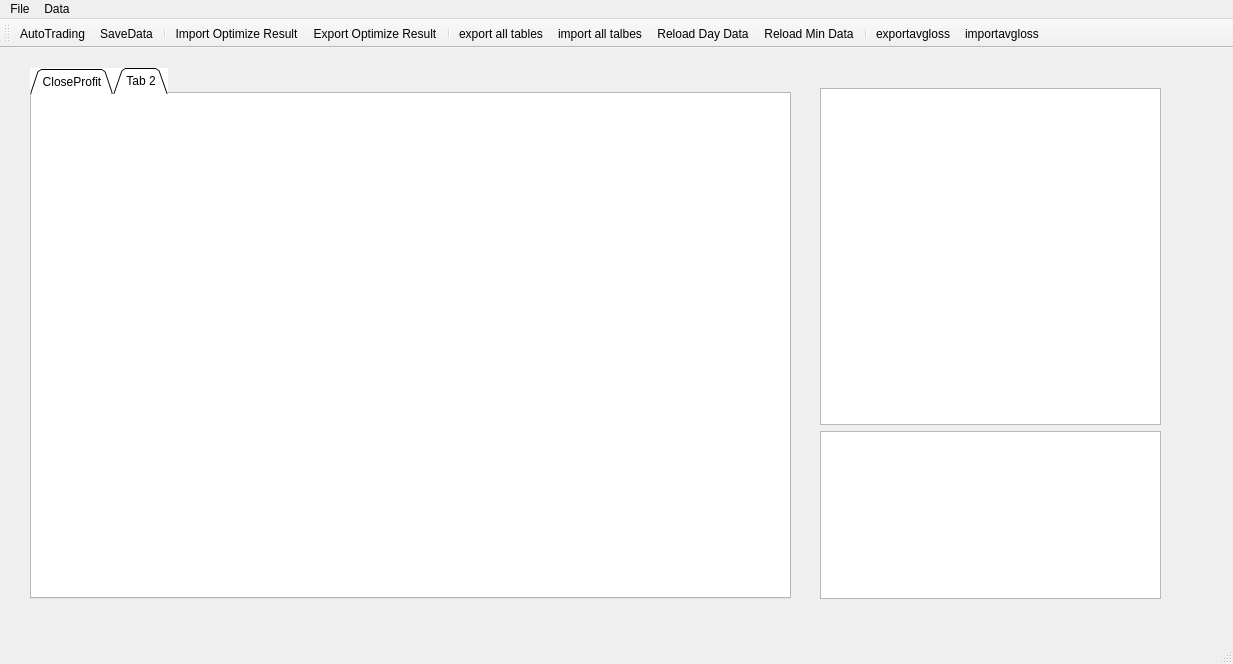
<?xml version="1.0" encoding="UTF-8"?>
<ui version="4.0">
 <class>MainWindow</class>
 <widget class="QMainWindow" name="MainWindow">
  <property name="geometry">
   <rect>
    <x>0</x>
    <y>0</y>
    <width>1233</width>
    <height>664</height>
   </rect>
  </property>
  <property name="windowTitle">
   <string>Crypto Trading Systeam</string>
  </property>
  <property name="styleSheet">
   <string notr="true"/>
  </property>
  <property name="tabShape">
   <enum>QTabWidget::Triangular</enum>
  </property>
  <widget class="QWidget" name="centralwidget">
   <widget class="QTabWidget" name="tabWidget">
    <property name="geometry">
     <rect>
      <x>30</x>
      <y>20</y>
      <width>761</width>
      <height>531</height>
     </rect>
    </property>
    <property name="focusPolicy">
     <enum>Qt::NoFocus</enum>
    </property>
    <property name="styleSheet">
     <string notr="true">background-color: rgb(255, 255, 255);</string>
    </property>
    <property name="tabShape">
     <enum>QTabWidget::Triangular</enum>
    </property>
    <property name="currentIndex">
     <number>1</number>
    </property>
    <widget class="QWidget" name="CloseProfit_tab">
     <attribute name="title">
      <string>CloseProfit</string>
     </attribute>
    </widget>
    <widget class="QWidget" name="tab">
     <attribute name="title">
      <string>Tab 2</string>
     </attribute>
    </widget>
   </widget>
   <widget class="QWidget" name="layoutWidget">
    <property name="geometry">
     <rect>
      <x>820</x>
      <y>40</y>
      <width>341</width>
      <height>511</height>
     </rect>
    </property>
    <layout class="QVBoxLayout" name="verticalLayout" stretch="2,1">
     <item>
      <widget class="QTableWidget" name="tableWidget"/>
     </item>
     <item>
      <widget class="QTextEdit" name="trade_info"/>
     </item>
    </layout>
   </widget>
  </widget>
  <widget class="QMenuBar" name="menubar">
   <property name="geometry">
    <rect>
     <x>0</x>
     <y>0</y>
     <width>1233</width>
     <height>22</height>
    </rect>
   </property>
   <widget class="QMenu" name="menuFile">
    <property name="title">
     <string>File</string>
    </property>
    <addaction name="actionimport"/>
    <addaction name="actionexport"/>
    <addaction name="separator"/>
    <addaction name="actionAutoTrading"/>
    <addaction name="actionSaveData"/>
    <addaction name="separator"/>
    <addaction name="actionReload_Day_Data"/>
    <addaction name="actionReload_Min_Data"/>
    <addaction name="actionExport_all_tables"/>
    <addaction name="actionImport_all_talbes"/>
   </widget>
   <widget class="QMenu" name="menuData">
    <property name="title">
     <string>Data</string>
    </property>
    <addaction name="actionImportavgloss"/>
    <addaction name="actionExportavgloss"/>
   </widget>
   <addaction name="menuFile"/>
   <addaction name="menuData"/>
  </widget>
  <widget class="QStatusBar" name="statusbar"/>
  <widget class="QToolBar" name="toolBar">
   <property name="windowTitle">
    <string>toolBar</string>
   </property>
   <property name="iconSize">
    <size>
     <width>32</width>
     <height>32</height>
    </size>
   </property>
   <attribute name="toolBarArea">
    <enum>TopToolBarArea</enum>
   </attribute>
   <attribute name="toolBarBreak">
    <bool>false</bool>
   </attribute>
   <addaction name="actionAutoTrading"/>
   <addaction name="actionSaveData"/>
   <addaction name="separator"/>
   <addaction name="actionimport"/>
   <addaction name="actionexport"/>
   <addaction name="separator"/>
   <addaction name="actionExport_all_tables"/>
   <addaction name="actionImport_all_talbes"/>
   <addaction name="actionReload_Day_Data"/>
   <addaction name="actionReload_Min_Data"/>
   <addaction name="separator"/>
   <addaction name="actionExportavgloss"/>
   <addaction name="actionImportavgloss"/>
  </widget>
  <action name="actionimport">
   <property name="icon">
    <iconset>
     <normaloff>Images/ImportData.png</normaloff>Images/ImportData.png</iconset>
   </property>
   <property name="text">
    <string>Import Optimize Result</string>
   </property>
  </action>
  <action name="actionexport">
   <property name="icon">
    <iconset>
     <normaloff>Images/CsvExport.png</normaloff>Images/CsvExport.png</iconset>
   </property>
   <property name="text">
    <string>Export Optimize Result</string>
   </property>
  </action>
  <action name="actionAutoTrading">
   <property name="icon">
    <iconset>
     <normaloff>Images/Gear.png</normaloff>Images/Gear.png</iconset>
   </property>
   <property name="text">
    <string>AutoTrading</string>
   </property>
  </action>
  <action name="actionSaveData">
   <property name="icon">
    <iconset>
     <normaloff>Images/SaveData.png</normaloff>Images/SaveData.png</iconset>
   </property>
   <property name="text">
    <string>SaveData</string>
   </property>
  </action>
  <action name="actionReload_Day_Data">
   <property name="icon">
    <iconset>
     <normaloff>Images/DayData.png</normaloff>Images/DayData.png</iconset>
   </property>
   <property name="text">
    <string>Reload Day Data</string>
   </property>
  </action>
  <action name="actionReload_Min_Data">
   <property name="icon">
    <iconset>
     <normaloff>Images/MinData.png</normaloff>Images/MinData.png</iconset>
   </property>
   <property name="text">
    <string>Reload Min Data</string>
   </property>
  </action>
  <action name="actionExport_all_tables">
   <property name="icon">
    <iconset>
     <normaloff>Images/exporthistory.png</normaloff>Images/exporthistory.png</iconset>
   </property>
   <property name="text">
    <string>export all tables</string>
   </property>
  </action>
  <action name="actionImport_all_talbes">
   <property name="icon">
    <iconset>
     <normaloff>Images/importhistory.png</normaloff>Images/importhistory.png</iconset>
   </property>
   <property name="text">
    <string>import all talbes</string>
   </property>
  </action>
  <action name="actionExportavgloss">
   <property name="icon">
    <iconset>
     <normaloff>Images/export.png</normaloff>Images/export.png</iconset>
   </property>
   <property name="text">
    <string>exportavgloss</string>
   </property>
  </action>
  <action name="actionImportavgloss">
   <property name="icon">
    <iconset>
     <normaloff>Images/import.png</normaloff>Images/import.png</iconset>
   </property>
   <property name="text">
    <string>importavgloss</string>
   </property>
  </action>
 </widget>
 <resources>
  <include location="images.qrc"/>
 </resources>
 <connections/>
</ui>
